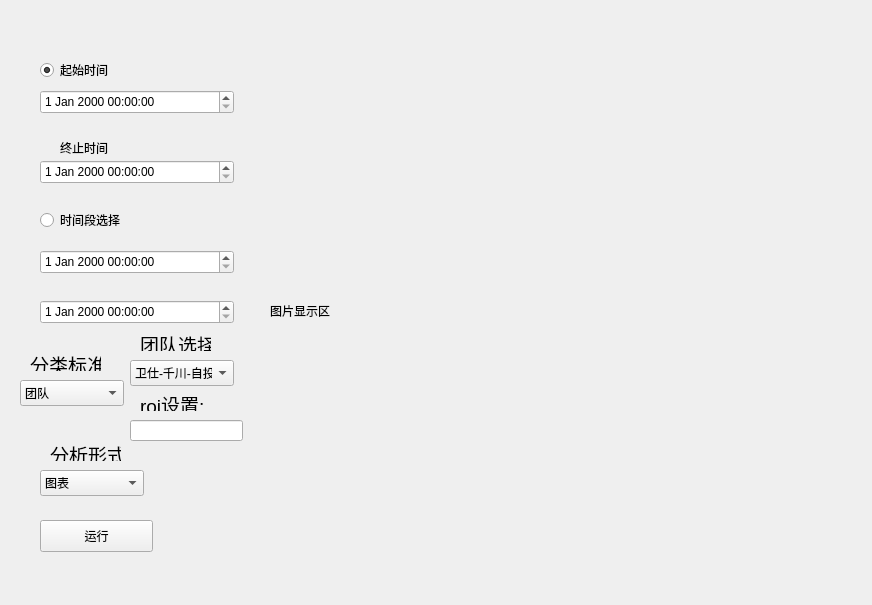
<?xml version="1.0" encoding="UTF-8"?>
<ui version="4.0">
 <class>Form</class>
 <widget class="QWidget" name="Form">
  <property name="geometry">
   <rect>
    <x>0</x>
    <y>0</y>
    <width>872</width>
    <height>605</height>
   </rect>
  </property>
  <property name="windowTitle">
   <string>Form</string>
  </property>
  <widget class="QComboBox" name="comboBox_2">
   <property name="geometry">
    <rect>
     <x>40</x>
     <y>470</y>
     <width>104</width>
     <height>26</height>
    </rect>
   </property>
   <item>
    <property name="text">
     <string>图表</string>
    </property>
   </item>
   <item>
    <property name="text">
     <string>词云</string>
    </property>
   </item>
  </widget>
  <widget class="QComboBox" name="comboBox">
   <property name="geometry">
    <rect>
     <x>20</x>
     <y>380</y>
     <width>104</width>
     <height>26</height>
    </rect>
   </property>
   <item>
    <property name="text">
     <string>团队</string>
    </property>
   </item>
   <item>
    <property name="text">
     <string>roi</string>
    </property>
   </item>
  </widget>
  <widget class="QDateTimeEdit" name="dateTimeEdit">
   <property name="geometry">
    <rect>
     <x>40</x>
     <y>90</y>
     <width>194</width>
     <height>24</height>
    </rect>
   </property>
  </widget>
  <widget class="QPushButton" name="pushButton">
   <property name="geometry">
    <rect>
     <x>40</x>
     <y>520</y>
     <width>113</width>
     <height>32</height>
    </rect>
   </property>
   <property name="text">
    <string>运行</string>
   </property>
  </widget>
  <widget class="QLabel" name="label">
   <property name="geometry">
    <rect>
     <x>50</x>
     <y>440</y>
     <width>71</width>
     <height>21</height>
    </rect>
   </property>
   <property name="text">
    <string>&lt;html&gt;&lt;head/&gt;&lt;body&gt;&lt;p&gt;&lt;span style=&quot; font-size:14pt;&quot;&gt;分析形式:&lt;/span&gt;&lt;/p&gt;&lt;/body&gt;&lt;/html&gt;</string>
   </property>
  </widget>
  <widget class="QDateTimeEdit" name="dateTimeEdit_2">
   <property name="geometry">
    <rect>
     <x>40</x>
     <y>160</y>
     <width>194</width>
     <height>24</height>
    </rect>
   </property>
  </widget>
  <widget class="QLabel" name="label_3">
   <property name="geometry">
    <rect>
     <x>60</x>
     <y>140</y>
     <width>60</width>
     <height>16</height>
    </rect>
   </property>
   <property name="text">
    <string>终止时间</string>
   </property>
  </widget>
  <widget class="QRadioButton" name="radioButton_2">
   <property name="geometry">
    <rect>
     <x>40</x>
     <y>60</y>
     <width>100</width>
     <height>20</height>
    </rect>
   </property>
   <property name="text">
    <string>起始时间</string>
   </property>
   <property name="checked">
    <bool>true</bool>
   </property>
  </widget>
  <widget class="QLabel" name="label_2">
   <property name="geometry">
    <rect>
     <x>30</x>
     <y>350</y>
     <width>71</width>
     <height>21</height>
    </rect>
   </property>
   <property name="text">
    <string>&lt;html&gt;&lt;head/&gt;&lt;body&gt;&lt;p&gt;&lt;span style=&quot; font-size:14pt;&quot;&gt;分类标准:&lt;/span&gt;&lt;/p&gt;&lt;/body&gt;&lt;/html&gt;</string>
   </property>
  </widget>
  <widget class="QDateTimeEdit" name="dateTimeEdit_4">
   <property name="geometry">
    <rect>
     <x>40</x>
     <y>250</y>
     <width>194</width>
     <height>24</height>
    </rect>
   </property>
  </widget>
  <widget class="QDateTimeEdit" name="dateTimeEdit_3">
   <property name="geometry">
    <rect>
     <x>40</x>
     <y>300</y>
     <width>194</width>
     <height>24</height>
    </rect>
   </property>
  </widget>
  <widget class="QRadioButton" name="radioButton">
   <property name="geometry">
    <rect>
     <x>40</x>
     <y>210</y>
     <width>100</width>
     <height>20</height>
    </rect>
   </property>
   <property name="text">
    <string>时间段选择</string>
   </property>
   <property name="checked">
    <bool>false</bool>
   </property>
  </widget>
  <widget class="QLabel" name="label_4">
   <property name="geometry">
    <rect>
     <x>270</x>
     <y>70</y>
     <width>561</width>
     <height>481</height>
    </rect>
   </property>
   <property name="text">
    <string>图片显示区</string>
   </property>
  </widget>
  <widget class="QLabel" name="label_5">
   <property name="geometry">
    <rect>
     <x>140</x>
     <y>330</y>
     <width>71</width>
     <height>21</height>
    </rect>
   </property>
   <property name="text">
    <string>&lt;html&gt;&lt;head/&gt;&lt;body&gt;&lt;p&gt;&lt;span style=&quot; font-size:14pt;&quot;&gt;团队选择:&lt;/span&gt;&lt;/p&gt;&lt;/body&gt;&lt;/html&gt;</string>
   </property>
  </widget>
  <widget class="QComboBox" name="comboBox_3">
   <property name="geometry">
    <rect>
     <x>130</x>
     <y>360</y>
     <width>104</width>
     <height>26</height>
    </rect>
   </property>
   <item>
    <property name="text">
     <string>卫仕-千川-自投</string>
    </property>
   </item>
   <item>
    <property name="text">
     <string>卫仕-千川-邦盟</string>
    </property>
   </item>
   <item>
    <property name="text">
     <string>频度-卫仕小号</string>
    </property>
   </item>
   <item>
    <property name="text">
     <string>卫仕nourse</string>
    </property>
   </item>
   <item>
    <property name="text">
     <string>卫仕-千川-频度</string>
    </property>
   </item>
   <item>
    <property name="text">
     <string>卫仕-千川-TJU</string>
    </property>
   </item>
   <item>
    <property name="text">
     <string>卫仕-千川-自投一户（猫）</string>
    </property>
   </item>
   <item>
    <property name="text">
     <string>卫仕-千川-自投一户（狗）</string>
    </property>
   </item>
   <item>
    <property name="text">
     <string>卫仕-千川-谦行TJU</string>
    </property>
   </item>
  </widget>
  <widget class="QLabel" name="label_6">
   <property name="geometry">
    <rect>
     <x>140</x>
     <y>390</y>
     <width>71</width>
     <height>21</height>
    </rect>
   </property>
   <property name="text">
    <string>&lt;html&gt;&lt;head/&gt;&lt;body&gt;&lt;p&gt;&lt;span style=&quot; font-size:14pt;&quot;&gt;roi设置:&lt;/span&gt;&lt;/p&gt;&lt;/body&gt;&lt;/html&gt;</string>
   </property>
  </widget>
  <widget class="QLineEdit" name="lineEdit">
   <property name="geometry">
    <rect>
     <x>130</x>
     <y>420</y>
     <width>113</width>
     <height>21</height>
    </rect>
   </property>
  </widget>
 </widget>
 <resources/>
 <connections/>
</ui>
